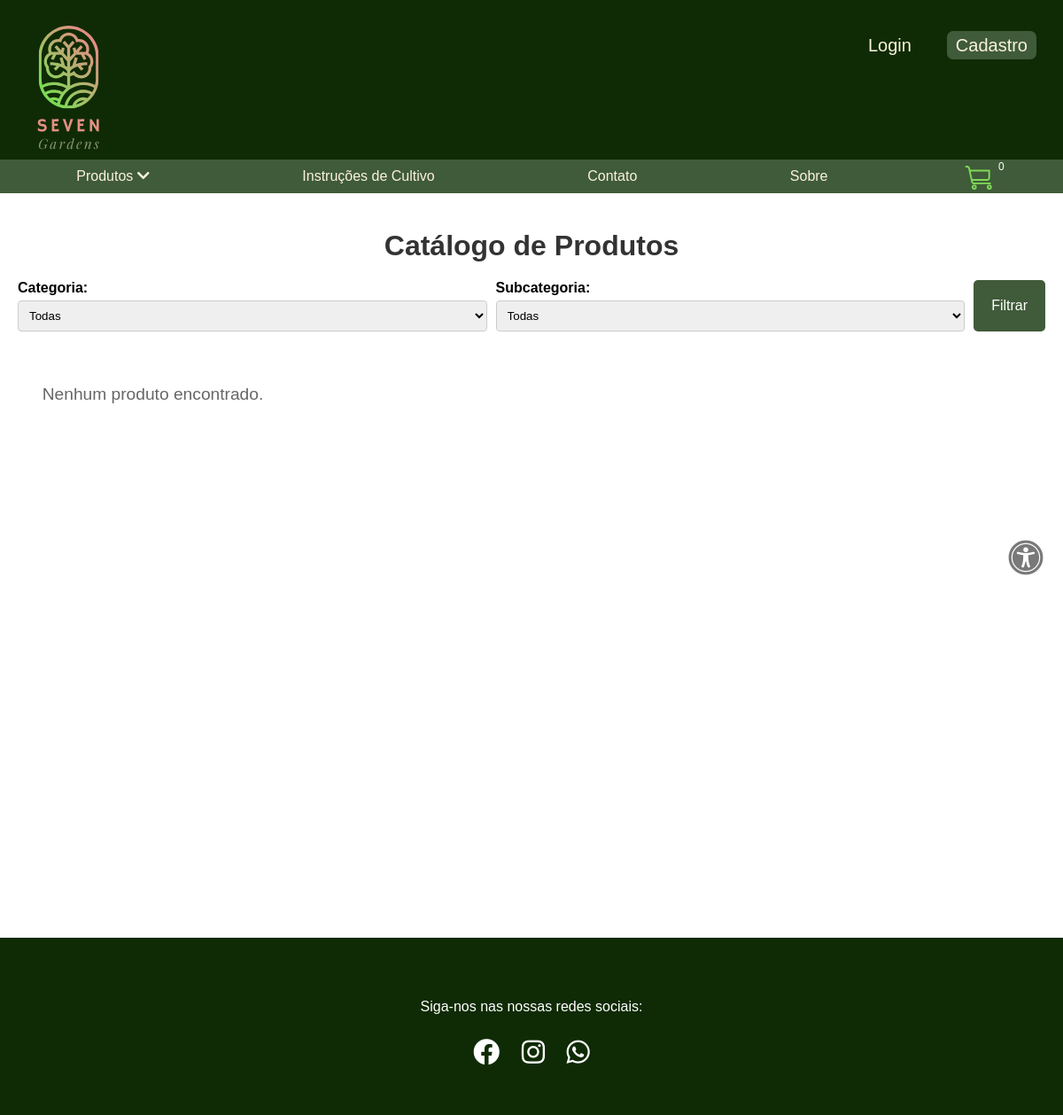
/Front-end/html/catalogo.php?categoria=Enxertos, run on an earlier commit of the app's database.
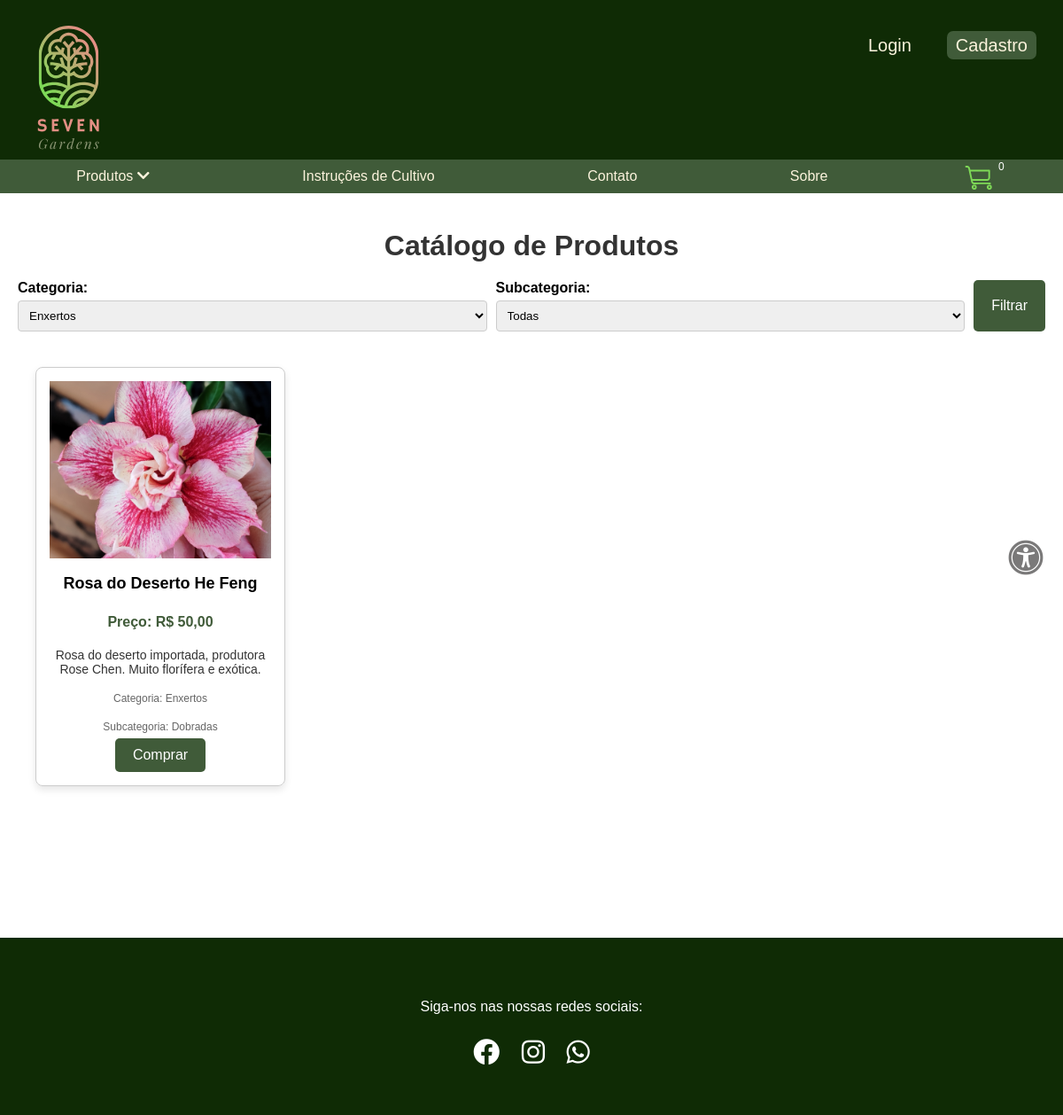
And on a later commit of the database.
### tables this page shows
CREATE TABLE `produto` (
  `idProduto` int(11) NOT NULL,
  `nome` varchar(100) NOT NULL,
  `preco` decimal(10,2) NOT NULL,
  `descricao` varchar(255) NOT NULL,
  `categoria` varchar(50) NOT NULL,
  `subcategoria` varchar(50) NOT NULL,
  `imagem` varchar(255) DEFAULT NULL
);

### Front-end/html/catalogo.php (the view, shortened to what this page needs)
<?php
$isUserMasterOrColaborador = isset($_SESSION['usuario_tipo']) && in_array($_SESSION['usuario_tipo'], ['Master', 'Colaborador']);
$categorias = $pdo->query("SELECT DISTINCT categoria FROM produto")->fetchAll(PDO::FETCH_ASSOC);
$query = "SELECT * FROM produto WHERE 1";
$params = [];
if (isset($_GET['categoria']) && $_GET['categoria'] != '') {
  $query .= " AND categoria = :categoria";
  $params[':categoria'] = $_GET['categoria'];
}
$stmt = $pdo->prepare($query);
$stmt->execute($params);
$produtos = $stmt->fetchAll(PDO::FETCH_ASSOC);
?>
<!DOCTYPE html>
<html lang="en">
<head>
  <link rel="stylesheet" href="../css/header.css">
  <link rel="stylesheet" href="../css/Card-produtos.css">
  <link rel="stylesheet" href="../css/catalogo.css">
  <link rel="stylesheet" href="../css/modalEstilos.css">
  <link rel="stylesheet" href="https://cdnjs.cloudflare.com/ajax/libs/font-awesome/5.15.4/css/all.min.css">
</head>
<body>
  <?php include('../../header.php'); ?>
  <div class="container">
    <h1>Catálogo de Produtos</h1>
    <form method="GET" action="catalogo.php">
      <div class="filters">
        <div class="filter">
          <label for="categoria">Categoria:</label>
          <select name="categoria" id="categoria">
            <option value="">Todas</option>
            <?php foreach ($categorias as $categoria) : ?>
              <option value="<?= htmlspecialchars($categoria['categoria']) ?>" <?= (isset($_GET['categoria']) && $_GET['categoria'] == $categoria['categoria']) ? 'selected' : '' ?>>
                <?= htmlspecialchars($categoria['categoria']) ?>
              </option>
            <?php endforeach; ?>
          </select>
        </div>
        <div class="filter">
          <label for="subcategoria">Subcategoria:</label>
          <select name="subcategoria" id="subcategoria">
            <option value="">Todas</option>
          </select>
        </div>
        <button type="submit">Filtrar</button>
      </div>
    </form>
    <div class="bloco-produtos">
      <?php if (isset($produtos) && count($produtos) > 0) : ?>
        <?php foreach ($produtos as $produto) : ?>
          <div class="produto-card">
            <img class="imgProduto" src="../../<?= htmlspecialchars($produto['imagem']) ?>" alt="<?= htmlspecialchars($produto['nome']) ?>">
            <h3><?= htmlspecialchars($produto['nome']) ?></h3>
            <p class='preco'>Preço: R$ <?= number_format($produto['preco'], 2, ',', '.') ?></p>
            <p class='descricao'><?= htmlspecialchars($produto['descricao']) ?></p>
            <p class='categoria'>Categoria: <?= htmlspecialchars($produto['categoria']) ?></p>
            <p class='subcategoria'>Subcategoria: <?= htmlspecialchars($produto['subcategoria']) ?></p>
            <?php if ($isUserMasterOrColaborador) : ?>
              <div>
                <button class='editar-btn' data-id='<?= htmlspecialchars($produto['idProduto']) ?>' data-nome='<?= htmlspecialchars($produto['nome']) ?>' data-preco='<?= htmlspecialchars($produto['preco']) ?>' data-descricao='<?= htmlspecialchars($produto['descricao']) ?>' data-categoria='<?= htmlspecialchars($produto['categoria']) ?>' data-subcategoria='<?= htmlspecialchars($produto['subcategoria']) ?>'>Editar</button>
                <button class='excluir-btn' data-id='<?= htmlspecialchars($produto['idProduto']) ?>'>Excluir</button>
              </div>
            <?php else : ?>
              <button class='comprar-btn' data-id='<?= htmlspecialchars($produto['idProduto']) ?>' onclick="adicionarAoCarrinho(<?= htmlspecialchars($produto['idProduto']) ?>, '<?= htmlspecialchars($produto['nome']) ?>', <?= htmlspecialchars($produto['preco']) ?>, '<?= htmlspecialchars($produto['imagem']) ?>')">Comprar</button>
            <?php endif; ?>
          </div>
        <?php endforeach; ?>
      <?php else : ?>
        <p class="nenhum-produto">Nenhum produto encontrado.</p>
      <?php endif; ?>
    </div>
  </div>
  <section id="accessibility-section">
    <i class="fas fa-universal-access" id="accessibility-icon"></i>
  </section>
  <footer>
    <div class="social-icons">
      <p>Siga-nos nas nossas redes sociais:</p>
      <a href="https://www.facebook.com/profile.php?id=100063959239107" class="icon" target="_blank"><i class="fab fa-facebook"></i></a>
      <a href="https://www.instagram.com/polen_azul?utm_source=ig_web_button_share_sheet&igsh=ZDNlZDc0MzIxNw==" class="icon" target="_blank"><i class="fab fa-instagram"></i></a>
      <a href="https://www.whatsapp.com/catalog/5521981510975/?app_absent=0" class="icon" target="_blank"><i class="fab fa-whatsapp"></i></a>
    </div>
  </footer>
</body>
</html>

What changed in the data, as far as the page shows it:
added produto: imagem (picture), nome "Rosa do Deserto He Feng", preco "50,00", descricao "Rosa do deserto importada, produtora Rose Chen. Muito florífera e exótica.", categoria "Enxertos", subcategoria "Dobradas"
Also different on the page:
form field categoria: "Todas" → "Enxertos"
text no longer shown: "Nenhum produto encontrado."
